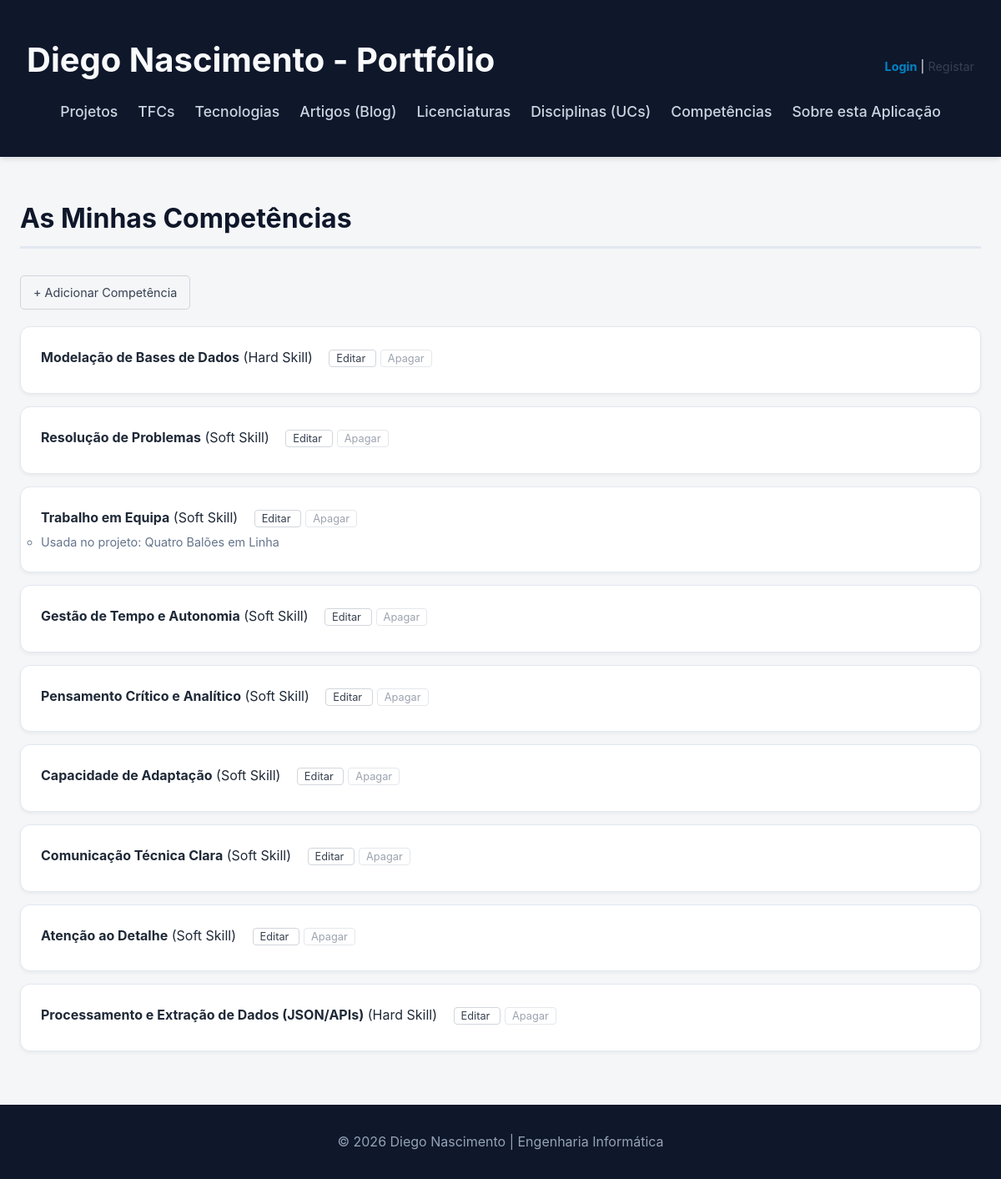
The page /competencias/ on the database its author committed.
### portfolio/models.py (models this page shows, shortened)
class Competencia(models.Model):
    nome = models.CharField(max_length=100)
    categoria = models.CharField(max_length=100) # Exemplo: "Hard Skill" ou "Soft Skill"
    projetos = models.ManyToManyField(Projeto, related_name='competencias', blank=True)

class Projeto(models.Model):
    titulo = models.CharField(max_length=100)
    descricao = models.TextField()
    imagem = models.ImageField(upload_to='projetos/')
    video_demo = models.URLField(blank=True, null=True) # Coloquei blank=True para não ser obrigatório se um projeto não tiver vídeo
    github_link = models.URLField()
    uc = models.ForeignKey(UnidadeCurricular, on_delete=models.CASCADE, related_name='projetos')
    tecnologias = models.ManyToManyField(Tecnologia, related_name='projetos')

### portfolio/views.py (the view)
# urls.py: path('competencias/', views.competencias_view, name='competencias'),
def competencias_view(request):
    competencias = Competencia.objects.prefetch_related('projetos').all()
    return render(request, 'portfolio/competencias.html', {'competencias': competencias})

### portfolio/templates/portfolio/competencias.html
{% extends "portfolio/base.html" %}
{% block content %}
    <h2>As Minhas Competências</h2>
    <a href="{% url 'nova_competencia' %}" style="display: inline-block; margin-bottom: 20px; padding: 8px 15px; background: transparent; color: #374151; text-decoration: none; border: 1px solid #d1d5db; border-radius: 5px; font-size: 0.9em;">
        + Adicionar Competência
    </a>
    <ul>
        {% for comp in competencias %}
            <li style="margin-bottom: 15px;">
                <strong>{{ comp.nome }}</strong> ({{ comp.categoria }})
                <span style="margin-left: 15px;">
                    <a href="{% url 'editar_competencia' comp.id %}" style="color: #374151; text-decoration: none; border: 1px solid #d1d5db; padding: 2px 8px; border-radius: 4px; font-size: 0.8em; transition: 0.2s;">
                        Editar
                    </a>
                    <a href="{% url 'apagar_competencia' comp.id %}" style="color: #9ca3af; text-decoration: none; border: 1px solid #e5e7eb; padding: 2px 8px; border-radius: 4px; font-size: 0.8em; margin-left: 5px; transition: 0.2s;">
                        Apagar
                    </a>
                </span>
                <ul style="margin-top: 5px;">
                    {% for projeto in comp.projetos.all %}
                        <li style="color: #64748b; font-size: 0.9em;">Usada no projeto: {{ projeto.titulo }}</li>
                    {% endfor %}
                </ul>
            </li>
        {% empty %}
            <li>Ainda não há competências registadas.</li>
        {% endfor %}
    </ul>
{% endblock %}

### portfolio/static/portfolio/styles.css (style rules this page uses)
* { box-sizing: border-box; margin: 0; padding: 0; }
body { font-family: "Inter", "Segoe UI", system-ui, sans-serif; background: #f4f6f8; color: #1f2937; line-height: 1.6; }
main > h2 { font-size: 2rem; color: #0f172a; border-bottom: 3px solid #e2e8f0; padding-bottom: 0.5rem; margin-bottom: 2rem; }
main > ul { list-style: none; }
main > ul > li { background: white; margin-bottom: 1rem; padding: 1.5rem; border-radius: 12px; box-shadow: 0 2px 4px rgba(0, 0, 0, 0.05); border: 1px solid #e2e8f0; }

### rows shown on the page
Competencia: nome "Modelação de Bases de Dados", categoria "Hard Skill"
Competencia: nome "Resolução de Problemas", categoria "Soft Skill"
Competencia: nome "Trabalho em Equipa", categoria "Soft Skill"
Projeto: titulo "Quatro Balões em Linha"
Competencia: nome "Gestão de Tempo e Autonomia", categoria "Soft Skill"
Competencia: nome "Pensamento Crítico e Analítico", categoria "Soft Skill"
Competencia: nome "Capacidade de Adaptação", categoria "Soft Skill"
Competencia: nome "Comunicação Técnica Clara", categoria "Soft Skill"
Competencia: nome "Atenção ao Detalhe", categoria "Soft Skill"
Competencia: nome "Processamento e Extração de Dados (JSON/APIs)", categoria "Hard Skill"
